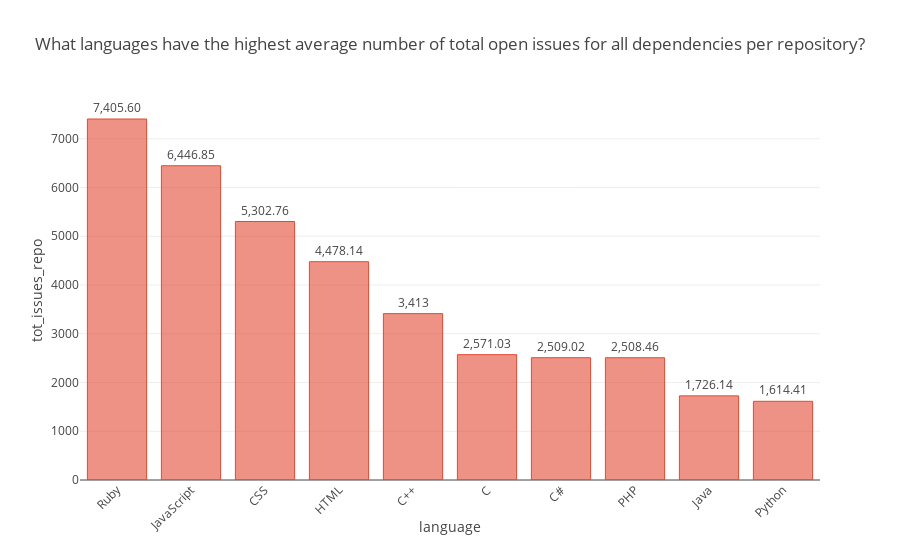

This figure's notebook cell:
### Markdown cell above
We group the repository_dependencies by repository id and language and then get the average number of open issues after grouping by language.

### Code cell
query = """
SELECT 
    language,
    AVG(open_issues) AS tot_issues_repo
FROM
    (SELECT 
        repositories.language AS language,
        repositories.id AS id,
        SUM(projects_with_repository_fields.repository_open_issues_count) AS open_issues
    FROM
        `bigquery-public-data.libraries_io.repository_dependencies` AS repository_dependencies
    JOIN
        `bigquery-public-data.libraries_io.projects_with_repository_fields` AS projects_with_repository_fields
    ON 
        repository_dependencies.dependency_project_id = projects_with_repository_fields.id
    JOIN
        `bigquery-public-data.libraries_io.repositories` AS repositories
    ON 
        repositories.id = repository_dependencies.repository_id
    WHERE 
        repositories.language IN ({0})
    GROUP BY
        repositories.language,
        repositories.id) AS T1
GROUP BY
    language
ORDER BY
    tot_issues_repo DESC;
""".format(languages)

question = 'What languages have the highest average number of total open issues for all dependencies per repository?'
response = run_query(query, question)
generate_chart(response, 'language', 'tot_issues_repo', question)

### Figure 1 — Plotly figure (JSON) as saved in the notebook; plotly's stock layout.template omitted (floating-point values rounded to 4 significant figures)
{"data": [{"marker": {"color": "rgba(226, 74, 51, 0.6)", "line": {"color": "rgba(226, 74, 51, 1.0)", "width": 1}}, "name": "None", "orientation": "v", "text": ["7,405.60", "6,446.85", "5,302.76", "4,478.14", "3,413", "2,571.03", "2,509.02", "2,508.46", "1,726.14", "1,614.41"], "textposition": "outside", "type": "bar", "uid": "4a5fd94e-040b-43fd-a37f-ca29da1f5707", "x": ["Ruby", "JavaScript", "CSS", "HTML", "C++", "C", "C#", "PHP", "Java", "Python"], "y": [7406.0, 6447.0, 5303.0, 4478.0, 3413.0, 2571.0, 2509.0, 2508.0, 1726.0, 1614.0]}], "layout": {"title": "What languages have the highest average number of total open issues for all dependencies per repository?", "xaxis": {"automargin": true, "tickangle": -45, "title": "language"}, "yaxis": {"automargin": true, "title": "tot_issues_repo"}}}
